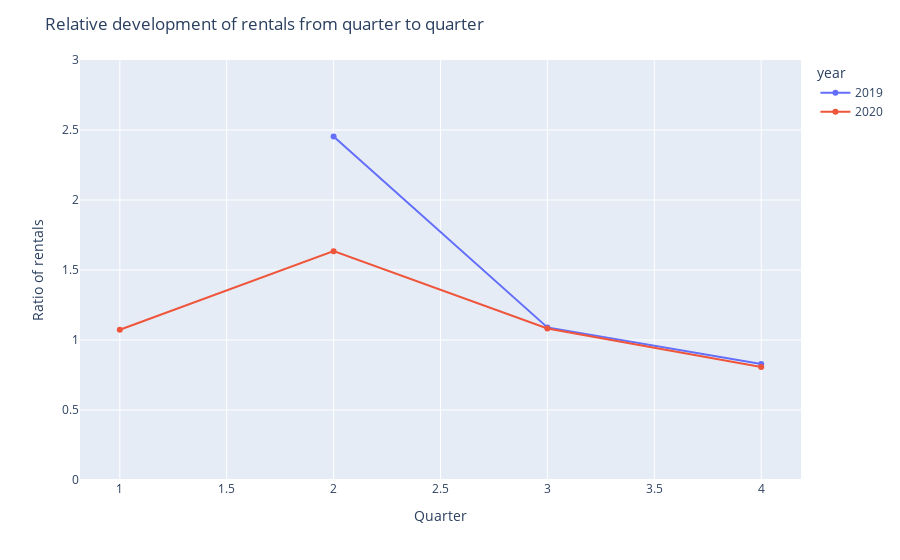

Source (notebook cell):
### Markdown cell above
## Relative development of rentals per quarter

### Code cell
# Wie bekomme ich es hin, dass auf der x-Achse statt 1 Q1 etc steht ? 

df['quarter'] = df['datetime'].dt.quarter

# Count number of rentals per year and quarter
df_quarter_g = df.groupby(["year","quarter"],as_index=False).count()
df_quarter_g = df_quarter_g[["year","quarter","datetime"]].rename(columns={"datetime":"count_rentals"})

# Save quarter from row in following row
df_quarter_g["last_quarter"]=df_quarter_g.count_rentals.shift()

# Calculate ratio between two following quarters
df_quarter_g["ratio"] = df_quarter_g.count_rentals / df_quarter_g.last_quarter

# Show percentual change of rentals from quarter to quarter
fig_quarterly_dev = px.line(df_quarter_g,x="quarter",y="ratio",color="year", markers=True)
fig_quarterly_dev.update_layout(title="Relative development of rentals from quarter to quarter",yaxis_range=[0,3], xaxis_title="Quarter", yaxis_title="Ratio of rentals")

### Figure 1 — Plotly figure (JSON) as saved in the notebook; plotly's stock layout.template omitted (floating-point values rounded to 4 significant figures)
{"data": [{"hovertemplate": "year=2019<br>quarter=%{x}<br>ratio=%{y}<extra></extra>", "legendgroup": "2019", "line": {"color": "#636efa", "dash": "solid"}, "marker": {"symbol": "circle"}, "mode": "lines+markers", "name": "2019", "orientation": "v", "showlegend": true, "type": "scatter", "x": [1, 2, 3, 4], "xaxis": "x", "y": [null, 2.453, 1.09, 0.8288], "yaxis": "y"}, {"hovertemplate": "year=2020<br>quarter=%{x}<br>ratio=%{y}<extra></extra>", "legendgroup": "2020", "line": {"color": "#EF553B", "dash": "solid"}, "marker": {"symbol": "circle"}, "mode": "lines+markers", "name": "2020", "orientation": "v", "showlegend": true, "type": "scatter", "x": [1, 2, 3, 4], "xaxis": "x", "y": [1.073, 1.635, 1.082, 0.8077], "yaxis": "y"}], "layout": {"autosize": true, "legend": {"title": {"text": "year"}, "tracegroupgap": 0}, "margin": {"t": 60}, "title": {"text": "Relative development of rentals from quarter to quarter"}, "xaxis": {"anchor": "y", "autorange": true, "domain": [0, 1], "range": [0.8138, 4.186], "title": {"text": "Quarter"}, "type": "linear"}, "yaxis": {"anchor": "x", "domain": [0, 1], "range": [0, 3], "title": {"text": "Ratio of rentals"}, "type": "linear"}}}
